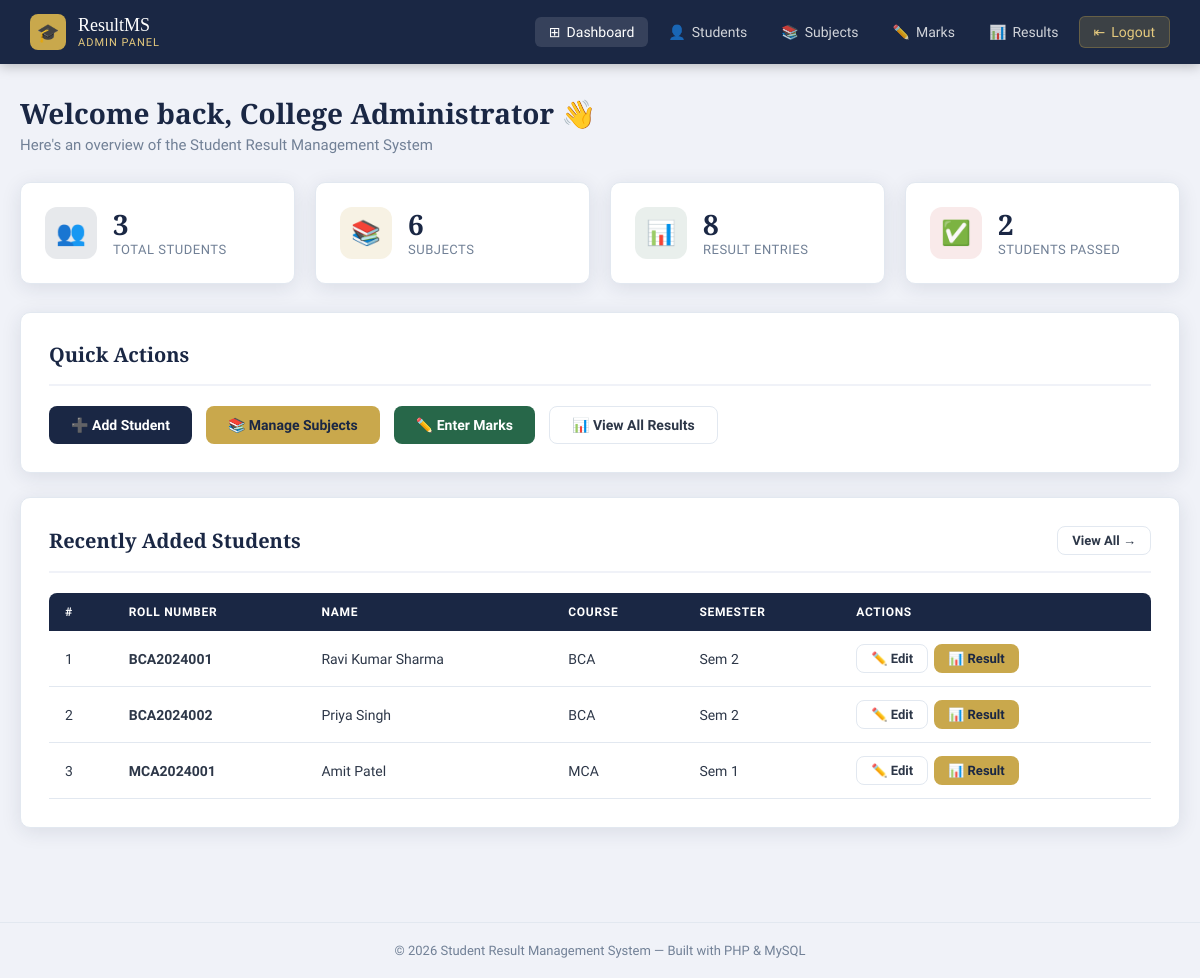
Screenshot of /dashboard.php (signed in) with the database file from the repository.
### tables this page shows
CREATE TABLE IF NOT EXISTS students (
    id INT AUTO_INCREMENT PRIMARY KEY,
    roll_number VARCHAR(20) NOT NULL UNIQUE,
    full_name VARCHAR(100) NOT NULL,
    email VARCHAR(100),
    phone VARCHAR(15),
    course VARCHAR(100) NOT NULL,
    semester INT NOT NULL,
    password VARCHAR(255) NOT NULL,
    created_at TIMESTAMP DEFAULT CURRENT_TIMESTAMP
);

### dashboard.php (the view, shortened to what this page needs)
<?php
require_once '../config.php';
$totalStudents = mysqli_fetch_assoc(mysqli_query($conn, "SELECT COUNT(*) as c FROM students"))['c'];
$totalSubjects = mysqli_fetch_assoc(mysqli_query($conn, "SELECT COUNT(*) as c FROM subjects"))['c'];
$totalResults  = mysqli_fetch_assoc(mysqli_query($conn, "SELECT COUNT(*) as c FROM results"))['c'];
$passCount = mysqli_fetch_assoc(mysqli_query($conn,
    "SELECT COUNT(DISTINCT r.student_id) as c FROM results r
     JOIN subjects s ON r.subject_id = s.id
     WHERE r.marks_obtained >= s.pass_marks"))['c'];
$recentStudents = mysqli_query($conn,
    "SELECT * FROM students ORDER BY created_at DESC LIMIT 5");
include '../includes/header.php';
include '../includes/admin_nav.php';
?>
<div class="page-wrapper">
    <div class="page-header">
        <h1>Welcome back, <?php echo htmlspecialchars($_SESSION['admin_name']); ?> 👋</h1>
        <p>Here's an overview of the Student Result Management System</p>
    </div>
    <div class="stats-grid">
        <div class="stat-card">
            <div class="stat-icon navy">👥</div>
            <div class="stat-info">
                <div class="stat-value"><?php echo $totalStudents; ?></div>
                <div class="stat-label">Total Students</div>
            </div>
        </div>
        <div class="stat-card">
            <div class="stat-icon gold">📚</div>
            <div class="stat-info">
                <div class="stat-value"><?php echo $totalSubjects; ?></div>
                <div class="stat-label">Subjects</div>
            </div>
        </div>
        <div class="stat-card">
            <div class="stat-icon green">📊</div>
            <div class="stat-info">
                <div class="stat-value"><?php echo $totalResults; ?></div>
                <div class="stat-label">Result Entries</div>
            </div>
        </div>
        <div class="stat-card">
            <div class="stat-icon red">✅</div>
            <div class="stat-info">
                <div class="stat-value"><?php echo $passCount; ?></div>
                <div class="stat-label">Students Passed</div>
            </div>
        </div>
    </div>
    <div class="card">
        <div class="card-header">
            <h2>Quick Actions</h2>
        </div>
        <div style="display:flex; gap:14px; flex-wrap:wrap;">
            <a href="add_student.php" class="btn btn-primary">➕ Add Student</a>
            <a href="subjects.php"    class="btn btn-gold">📚 Manage Subjects</a>
            <a href="marks.php"       class="btn btn-success">✏️ Enter Marks</a>
            <a href="results.php"     class="btn btn-outline">📊 View All Results</a>
        </div>
    </div>
    <div class="card">
        <div class="card-header">
            <h2>Recently Added Students</h2>
            <a href="students.php" class="btn btn-outline btn-sm">View All →</a>
        </div>
        <div class="table-wrapper">
            <table>
                <thead>
                    <tr>
                        <th>#</th>
                        <th>Roll Number</th>
                        <th>Name</th>
                        <th>Course</th>
                        <th>Semester</th>
                        <th>Actions</th>
                    </tr>
                </thead>
                <tbody>
                    <?php
                    $i = 1;
                    while ($row = mysqli_fetch_assoc($recentStudents)):
                    ?>
                    <tr>
                        <td><?php echo $i++; ?></td>
                        <td><strong><?php echo htmlspecialchars($row['roll_number']); ?></strong></td>
                        <td><?php echo htmlspecialchars($row['full_name']); ?></td>
                        <td><?php echo htmlspecialchars($row['course']); ?></td>
                        <td>Sem <?php echo $row['semester']; ?></td>
                        <td>
                            <div class="action-btns">
                                <a href="edit_student.php?id=<?php echo $row['id']; ?>"
                                   class="btn btn-outline btn-sm">✏️ Edit</a>
                                <a href="results.php?student_id=<?php echo $row['id']; ?>"
                                   class="btn btn-gold btn-sm">📊 Result</a>
                            </div>
                        </td>
                    </tr>
                    <?php endwhile; ?>
                </tbody>
            </table>
        </div>
    </div>
</div>
<?php include '../includes/footer.php'; ?>

### header.php (style rules this page uses)
* { margin: 0; padding: 0; box-sizing: border-box; }
:root { --navy: #1a2744; --navy-lt: #243460; --gold: #c9a84c; --gold-lt: #e4c97e; --white: #ffffff; --bg: #f0f2f8; --card: #ffffff; --text: #2d3748; --muted: #718096; --border: #e2e8f0; --success: #276749; --danger: #c53030; --warning: #d97706; --info: #2b6cb0; --radius: 10px; --shadow: 0 4px 20px rgba(26,39,68,0.10); }
body { font-family: 'Source Sans 3', sans-serif; background: var(--bg); color: var(--text); min-height: 100vh; }
.page-wrapper { max-width: 1200px; margin: 0 auto; padding: 30px 20px; }
.page-header { margin-bottom: 28px; }
.page-header h1 { font-family: 'Playfair Display', serif; font-size: 28px; color: var(--navy); margin-bottom: 4px; }
.page-header p { color: var(--muted); font-size: 15px; }
.card { background: var(--card); border-radius: var(--radius); box-shadow: var(--shadow); padding: 28px; margin-bottom: 24px; border: 1px solid var(--border); }
.card-header { display: flex; align-items: center; justify-content: space-between; margin-bottom: 20px; padding-bottom: 16px; border-bottom: 2px solid var(--bg); }
.card-header h2 { font-family: 'Playfair Display', serif; font-size: 20px; color: var(--navy); }
.stats-grid { display: grid; grid-template-columns: repeat(auto-fit, minmax(200px, 1fr)); gap: 20px; margin-bottom: 28px; }
.stat-card { background: var(--card); border-radius: var(--radius); padding: 24px; border: 1px solid var(--border); box-shadow: var(--shadow); display: flex; align-items: center; gap: 16px; transition: transform 0.2s, box-shadow 0.2s; }
.stat-icon { width: 52px; height: 52px; border-radius: 12px; display: flex; align-items: center; justify-content: center; font-size: 24px; flex-shrink: 0; }
.stat-icon.navy { background: rgba(26,39,68,0.1); }
.stat-icon.gold { background: rgba(201,168,76,0.15); }
.stat-icon.green { background: rgba(39,103,73,0.1); }
.stat-icon.red { background: rgba(197,48,48,0.1); }
.stat-info .stat-value { font-size: 28px; font-weight: 700; color: var(--navy); line-height: 1; font-family: 'Playfair Display', serif; }
.stat-info .stat-label { font-size: 13px; color: var(--muted); margin-top: 4px; font-weight: 500; text-transform: uppercase; letter-spacing: 0.5px; }
.btn { padding: 10px 22px; border: none; border-radius: 8px; font-family: 'Source Sans 3', sans-serif; font-size: 14px; font-weight: 600; cursor: pointer; text-decoration: none; display: inline-flex; align-items: center; gap: 7px; transition: all 0.2s; }
.btn-primary { background: var(--navy); color: var(--white); }
.btn-gold { background: var(--gold); color: var(--navy); }
.btn-success { background: var(--success); color: var(--white); }
.btn-outline { background: transparent; border: 1.5px solid var(--border); color: var(--text); }
.btn-sm { padding: 6px 14px; font-size: 13px; }
.table-wrapper { overflow-x: auto; }
table { width: 100%; border-collapse: collapse; }
thead th { background: var(--navy); color: var(--white); padding: 12px 16px; text-align: left; font-size: 12px; font-weight: 600; text-transform: uppercase; letter-spacing: 0.7px; }
thead th:first-child { border-radius: 8px 0 0 0; }
thead th:last-child { border-radius: 0 8px 0 0; }
tbody tr { border-bottom: 1px solid var(--border); transition: background 0.15s; }
tbody td { padding: 13px 16px; font-size: 14px; color: var(--text); }
.action-btns { display: flex; gap: 6px; flex-wrap: wrap; }

### rows the page displays
students: roll_number "BCA2024001", full_name "Ravi Kumar Sharma", course "BCA", semester "2"
students: roll_number "BCA2024002", full_name "Priya Singh", course "BCA", semester "2"
students: roll_number "MCA2024001", full_name "Amit Patel", course "MCA", semester "1"

### other values shown
$_SESSION['admin_name'] "College Administrator"
$totalStudents "3"
$totalSubjects "6"
$totalResults "8"
$passCount "2"
SITE_NAME "Student Result Management System"
